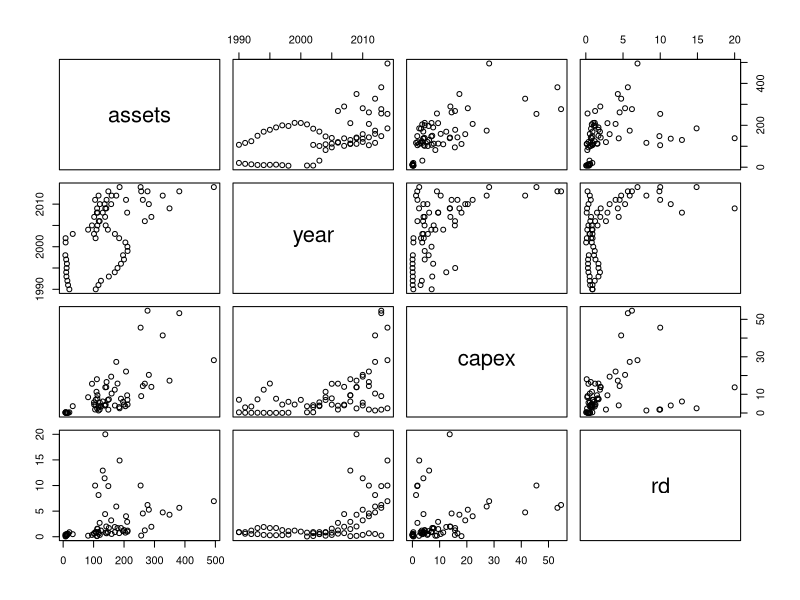
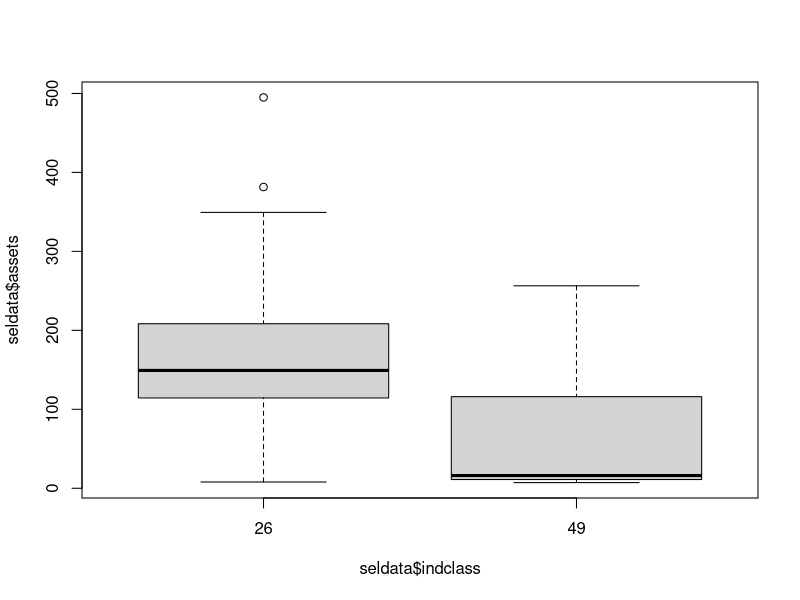
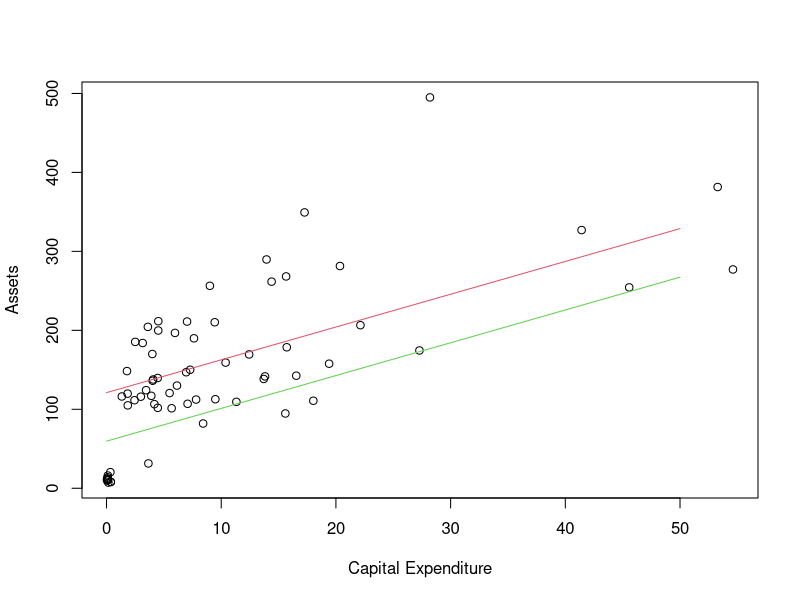
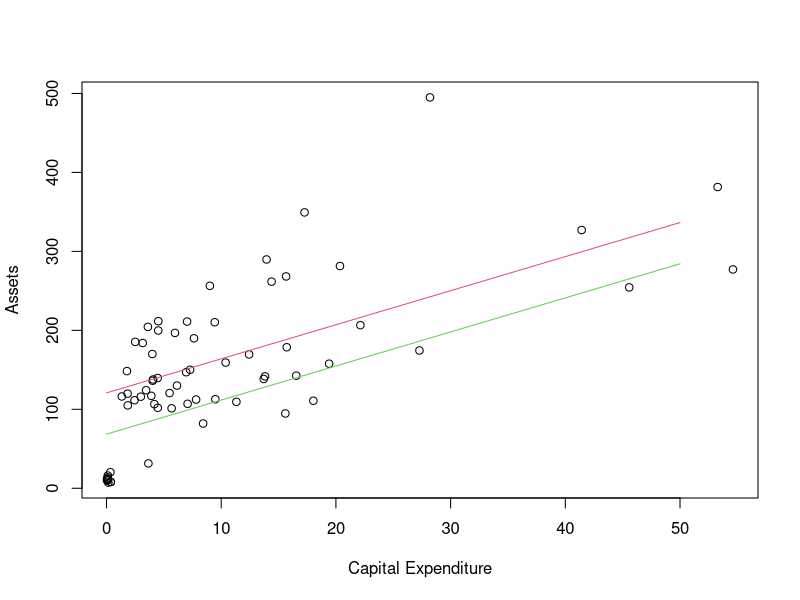

These charts were generated, in order, by the following R code: (Note: this script raises an error after producing the figures.)
# Read in financial data
findata <- read.csv("Financial data.csv", header = TRUE)

#Select data for industry class 26 and 49
selclass <- c(26, 49)
seldata <- findata[is.element(findata$indclass, selclass) & !is.na(findata$indclass), ]

# Plot multiple scatterplot to look at relationships between continuous variables
pairs(seldata[ c(3, 2, 4, 10)])

# Look at relationship between assets and the 2 indclasses using boxplot
boxplot(seldata$assets ~ seldata$indclass)

# Summary of the 2 indclasses
tapply(seldata$assets, seldata$indclass, summary)

# Fit a multiple linear regression model
lm1 <- lm(assets ~ capex + year + rd + as.factor(indclass), data = seldata)
# Get info about the fitted model
summary(lm1)

# Load car package
require(car)
# Get ANOVA table - use ANOVA table to decide whether or not to drop terms 
# from the model
anova(lm1)

# Drop rd to find a better model
lm2 <- lm(assets ~ capex + year + as.factor(indclass), data = seldata)
# Summary 
summary(lm2)
# ANOVA table
anova(lm2)

# Use AIC to find the best model - only main effects
AIC(lm1)
# AIC is lower in lm2 than lm1, so lm2 is a better model
AIC(lm2)

# Model selection by AIC
step(lm1, direction = "both")

### Prediction

# Create a dataframe containing values we want to predict
df <- data.frame(capex = c(10, 10), year = c(2004, 2004), rd = c(3,3), indclass = c(26, 49))
# Add column in the dataframe with the predicted values
df$predicted <- predict(lm2, newdata = df)

# Plot assets against capex and then fix values for the other variables
plot(seldata$capex, seldata$assets, xlab = "Capital Expenditure",
     ylab = "Assets")
# Create data frame for indclass 26
fitdata <- data.frame(capex=c(0,50),year=c(2004,2004),rd=c(3,3),indclass=c(26,26)) 
# Add column in dataframe with predicted values
fitdata$fitval <- predict(lm2, newdata=fitdata)
# Add fitted values of indclass 26 to scatterplot
lines(fitdata$capex, fitdata$fitval, col = 2)

# Create data frame for indclass 49
fitdata2 <- data.frame(capex=c(0,50),year=c(2004,2004),rd=c(3,3),indclass=c(49,49)) 
fitdata2$fitval <- predict(lm2, newdata=fitdata2)
 # Add fitted values of indclass 49 to scatterplot
lines(fitdata$capex, fitdata2$fitval,col=3)


### Check Collinearity
vif(lm2) # vifs around 1 and not a cause for concern

### Including Interactions

# Finding best model with interaction using AIC
lm3 <- lm(assets ~ capex + year + rd + as.factor(indclass) + capex:year, data = seldata)
AIC(lm3)
lm4 <- lm(assets ~ capex + year + as.factor(indclass) + year:as.factor(indclass), data = seldata)
AIC(lm4) # best model, lowest AIC
lm5 <- lm(assets ~ capex + year + as.factor(indclass) + capex:as.factor(indclass), data = seldata)
AIC(lm5) 

# lm4 is the best model
summary(lm4)

### Predictions and Plots

# Scatterplot between capex and assets
plot(seldata$capex, seldata$assets, xlab = "Capital Expenditure",
     ylab = "Assets")
# Create data frame for indclass 26
fitdata3 <- data.frame(capex=c(0,50),year=c(2004,2004),rd=c(3,3),indclass=c(26,26)) 
# Add column in dataframe with predicted values
fitdata3$fitval <- predict(lm4, newdata=fitdata3)
# Add fitted values of indclass 26 to scatterplot
lines(fitdata$capex, fitdata3$fitval, col = 2)

# Create data frame for indclass 49
fitdata4 <- data.frame(capex=c(0,50),year=c(2004,2004),rd=c(3,3),indclass=c(49,49)) 
fitdata4$fitval <- predict(lm4, newdata=fitdata2)
# Add fitted values of indclass 49 to scatterplot
lines(fitdata$capex, fitdata4$fitval,col=3)

### Extrapolation - predict assets for year 2030 using max values 
df2 <- data.frame(capex = c(55, 55), year = c(2030, 2030), rd = c(20,20), indclass = c(26, 49))
df2$predicted <- predict(lm4, newdata = df2)

### Questions from Lab
df3 <- data.frame(capex = 10, year = 2004, rd = 3, indclass = 49)
df3predicted <- predict(lm1, newdata = df3)
df3predicted

lm5 <- lm(assets ~ capex + year + as.factor(indclass) + year:as.factor(indclass), data = seldata)
df4 <- data.frame(capex = 10, year = 2004, indclass = 49)
df4predicted <- predict(lm5, newdata = df4)
df4predicted

vif(lm1)

summary(lm1)

# Get p-value associated with the F statistic for model lm1
pf(21.7, 4, 62, lower.tail=FALSE)
# Get critical value associated with the F statistic for model lm1
qf(0.05, 4, 62, lower.tail=FALSE)

hi